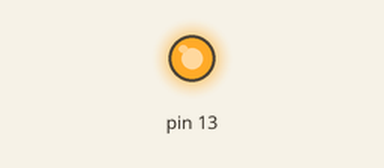
Simulated run of this sketch. Board: Arduino Uno, built with avr-gcc and run on an emulated ATmega328P. Shown: output pins drawn as LEDs (lit = HIGH). What the sketch prints to the serial monitor is not drawn.

Above: at 1.0 s.
At 3.0 s:
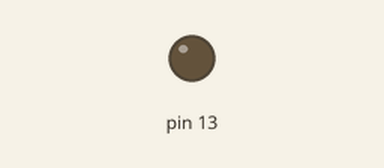
Timing chart, 0 to 5.2 s (numbered marks = the images above):
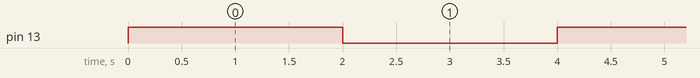

The sketch:

blinky.ino
```cpp
void setup(){
pinMode(13, OUTPUT);
Serial.begin(9600);
}

void loop(){
digitalWrite(13,HIGH);
delay(2000);
digitalWrite(13,LOW);
delay(2000);
Serial.println("Hello Arduino");
}
```

Measured:
- by itself, pin 13: alternates HIGH for 2.0 s and LOW for 2.0 s
